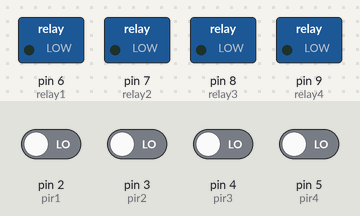
The sketch below on a simulated Arduino Uno, built with avr-gcc and run on an emulated ATmega328P. Shown: switched loads named in the sketch (green lamp = pin HIGH). The inputs (shaded band) are chosen by the test bench; at power-on: pin 2 (pir1), pin 3 (pir2), pin 4 (pir3), pin 5 (pir4) LOW.

Above: at 0.1 s.
At 20.1 s:
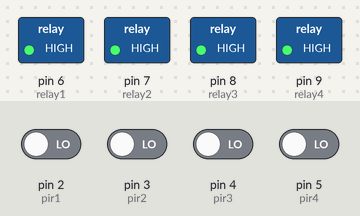
Timing chart, 0 to 21.6 s (numbered marks = the images above):
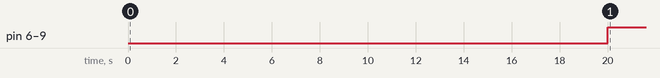

The sketch:

codigo_completo_2.ino
```cpp
const int pir1 = 2;
const int pir2 = 3;
const int pir3 = 4;
const int pir4 = 5;

const int relay1 = 6;
const int relay2 = 7;
const int relay3 = 8;
const int relay4 = 9;

void setup() {
  pinMode(pir1, INPUT);
  pinMode(pir2, INPUT);
  pinMode(pir3, INPUT);
  pinMode(pir4, INPUT);

  pinMode(relay1, OUTPUT);
  pinMode(relay2, OUTPUT);
  pinMode(relay3, OUTPUT);
  pinMode(relay4, OUTPUT);

  digitalWrite(relay1, LOW);
  digitalWrite(relay2, LOW);
  digitalWrite(relay3, LOW);
  digitalWrite(relay4, LOW);

  delay(20000);
}

void loop() {
  if (digitalRead(pir1) == HIGH) {
    digitalWrite(relay1, LOW);
  } else {
    digitalWrite(relay1, HIGH);
  }

  if (digitalRead(pir2) == HIGH) {
    digitalWrite(relay2, LOW);
  } else {
    digitalWrite(relay2,HIGH);
  }

  if (digitalRead(pir3) == HIGH) {
    digitalWrite(relay3, LOW);
  } else {
    digitalWrite(relay3, HIGH);
  }

  if (digitalRead(pir4) == HIGH) {
    digitalWrite(relay4, LOW);
  } else {
    digitalWrite(relay4, HIGH);
  }

 delay(1000);
}
```

Measured:
- by itself, pin 6 (relay1), pin 7 (relay2), pin 8 (relay3), pin 9 (relay4): LOW → HIGH at 20.0 s
